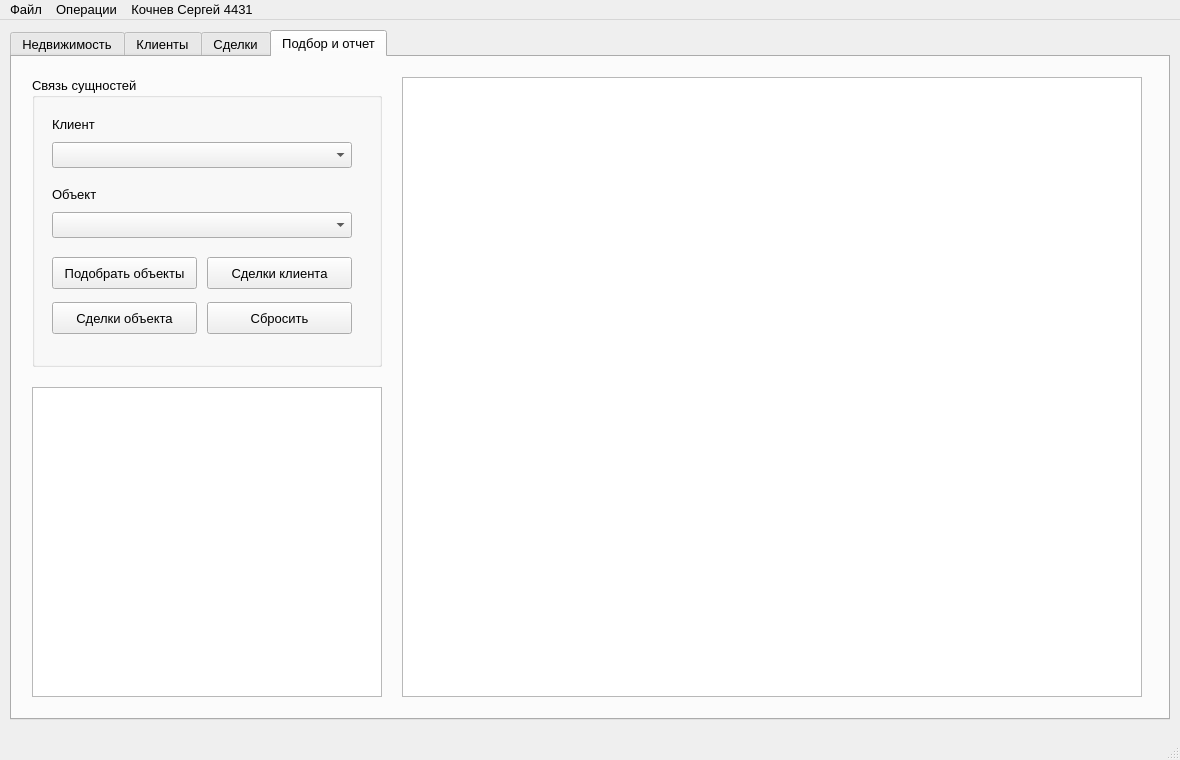
<?xml version="1.0" encoding="UTF-8"?>
<ui version="4.0">
 <class>MainWindow</class>
 <widget class="QMainWindow" name="MainWindow">
  <property name="geometry">
   <rect>
    <x>0</x>
    <y>0</y>
    <width>1180</width>
    <height>760</height>
   </rect>
  </property>
  <property name="font">
   <font>
    <pointsize>10</pointsize>
   </font>
  </property>
  <property name="windowTitle">
   <string>Агентство недвижимости</string>
  </property>
  <widget class="QWidget" name="centralwidget">
   <widget class="QTabWidget" name="tabWidget">
    <property name="geometry">
     <rect>
      <x>10</x>
      <y>10</y>
      <width>1160</width>
      <height>690</height>
     </rect>
    </property>
    <property name="currentIndex">
     <number>3</number>
    </property>
    <widget class="QWidget" name="tabProperty">
     <attribute name="title">
      <string>Недвижимость</string>
     </attribute>
     <widget class="QGroupBox" name="propertyFormGroup">
      <property name="geometry">
       <rect>
        <x>20</x>
        <y>20</y>
        <width>350</width>
        <height>360</height>
       </rect>
      </property>
      <property name="title">
       <string>Форма объекта недвижимости</string>
      </property>
      <widget class="QLabel" name="labelPropertyId">
       <property name="geometry">
        <rect>
         <x>20</x>
         <y>35</y>
         <width>120</width>
         <height>24</height>
        </rect>
       </property>
       <property name="text">
        <string>Код объекта</string>
       </property>
      </widget>
      <widget class="QSpinBox" name="propertyIdSpin">
       <property name="geometry">
        <rect>
         <x>160</x>
         <y>35</y>
         <width>160</width>
         <height>26</height>
        </rect>
       </property>
      </widget>
      <widget class="QLabel" name="labelPropertyType">
       <property name="geometry">
        <rect>
         <x>20</x>
         <y>75</y>
         <width>120</width>
         <height>24</height>
        </rect>
       </property>
       <property name="text">
        <string>Тип</string>
       </property>
      </widget>
      <widget class="QComboBox" name="propertyTypeCombo">
       <property name="geometry">
        <rect>
         <x>160</x>
         <y>75</y>
         <width>160</width>
         <height>26</height>
        </rect>
       </property>
      </widget>
      <widget class="QLabel" name="labelPropertyAddress">
       <property name="geometry">
        <rect>
         <x>20</x>
         <y>115</y>
         <width>120</width>
         <height>24</height>
        </rect>
       </property>
       <property name="text">
        <string>Адрес</string>
       </property>
      </widget>
      <widget class="QLineEdit" name="propertyAddressEdit">
       <property name="geometry">
        <rect>
         <x>160</x>
         <y>115</y>
         <width>160</width>
         <height>26</height>
        </rect>
       </property>
      </widget>
      <widget class="QLabel" name="labelPropertyRooms">
       <property name="geometry">
        <rect>
         <x>20</x>
         <y>155</y>
         <width>120</width>
         <height>24</height>
        </rect>
       </property>
       <property name="text">
        <string>Комнат</string>
       </property>
      </widget>
      <widget class="QSpinBox" name="propertyRoomsSpin">
       <property name="geometry">
        <rect>
         <x>160</x>
         <y>155</y>
         <width>160</width>
         <height>26</height>
        </rect>
       </property>
       <property name="value">
        <number>1</number>
       </property>
      </widget>
      <widget class="QLabel" name="labelPropertyArea">
       <property name="geometry">
        <rect>
         <x>20</x>
         <y>195</y>
         <width>120</width>
         <height>24</height>
        </rect>
       </property>
       <property name="text">
        <string>Площадь</string>
       </property>
      </widget>
      <widget class="QDoubleSpinBox" name="propertyAreaSpin">
       <property name="geometry">
        <rect>
         <x>160</x>
         <y>195</y>
         <width>160</width>
         <height>26</height>
        </rect>
       </property>
       <property name="suffix">
        <string> кв.м</string>
       </property>
      </widget>
      <widget class="QLabel" name="labelPropertyPrice">
       <property name="geometry">
        <rect>
         <x>20</x>
         <y>235</y>
         <width>120</width>
         <height>24</height>
        </rect>
       </property>
       <property name="text">
        <string>Цена</string>
       </property>
      </widget>
      <widget class="QSpinBox" name="propertyPriceSpin">
       <property name="geometry">
        <rect>
         <x>160</x>
         <y>235</y>
         <width>160</width>
         <height>26</height>
        </rect>
       </property>
       <property name="suffix">
        <string> руб.</string>
       </property>
      </widget>
      <widget class="QPushButton" name="btnAddProperty">
       <property name="geometry">
        <rect>
         <x>20</x>
         <y>285</y>
         <width>145</width>
         <height>32</height>
        </rect>
       </property>
       <property name="text">
        <string>Добавить</string>
       </property>
      </widget>
      <widget class="QPushButton" name="btnRemoveProperty">
       <property name="geometry">
        <rect>
         <x>175</x>
         <y>285</y>
         <width>145</width>
         <height>32</height>
        </rect>
       </property>
       <property name="text">
        <string>Удалить выбранный</string>
       </property>
      </widget>
     </widget>
     <widget class="QTableView" name="propertyTableView">
      <property name="geometry">
       <rect>
        <x>390</x>
        <y>20</y>
        <width>740</width>
        <height>620</height>
       </rect>
      </property>
     </widget>
    </widget>
    <widget class="QWidget" name="tabClient">
     <attribute name="title">
      <string>Клиенты</string>
     </attribute>
     <widget class="QGroupBox" name="clientFormGroup">
      <property name="geometry">
       <rect>
        <x>20</x>
        <y>20</y>
        <width>350</width>
        <height>330</height>
       </rect>
      </property>
      <property name="title">
       <string>Форма клиента</string>
      </property>
      <widget class="QLabel" name="labelClientId">
       <property name="geometry">
        <rect>
         <x>20</x>
         <y>35</y>
         <width>120</width>
         <height>24</height>
        </rect>
       </property>
       <property name="text">
        <string>Код клиента</string>
       </property>
      </widget>
      <widget class="QSpinBox" name="clientIdSpin">
       <property name="geometry">
        <rect>
         <x>160</x>
         <y>35</y>
         <width>160</width>
         <height>26</height>
        </rect>
       </property>
      </widget>
      <widget class="QLabel" name="labelClientName">
       <property name="geometry">
        <rect>
         <x>20</x>
         <y>75</y>
         <width>120</width>
         <height>24</height>
        </rect>
       </property>
       <property name="text">
        <string>ФИО</string>
       </property>
      </widget>
      <widget class="QLineEdit" name="clientNameEdit">
       <property name="geometry">
        <rect>
         <x>160</x>
         <y>75</y>
         <width>160</width>
         <height>26</height>
        </rect>
       </property>
      </widget>
      <widget class="QLabel" name="labelClientPhone">
       <property name="geometry">
        <rect>
         <x>20</x>
         <y>115</y>
         <width>120</width>
         <height>24</height>
        </rect>
       </property>
       <property name="text">
        <string>Телефон</string>
       </property>
      </widget>
      <widget class="QLineEdit" name="clientPhoneEdit">
       <property name="geometry">
        <rect>
         <x>160</x>
         <y>115</y>
         <width>160</width>
         <height>26</height>
        </rect>
       </property>
      </widget>
      <widget class="QLabel" name="labelClientNeed">
       <property name="geometry">
        <rect>
         <x>20</x>
         <y>155</y>
         <width>120</width>
         <height>24</height>
        </rect>
       </property>
       <property name="text">
        <string>Потребность</string>
       </property>
      </widget>
      <widget class="QComboBox" name="clientNeedTypeCombo">
       <property name="geometry">
        <rect>
         <x>160</x>
         <y>155</y>
         <width>160</width>
         <height>26</height>
        </rect>
       </property>
      </widget>
      <widget class="QLabel" name="labelClientBudget">
       <property name="geometry">
        <rect>
         <x>20</x>
         <y>195</y>
         <width>120</width>
         <height>24</height>
        </rect>
       </property>
       <property name="text">
        <string>Бюджет</string>
       </property>
      </widget>
      <widget class="QSpinBox" name="clientBudgetSpin">
       <property name="geometry">
        <rect>
         <x>160</x>
         <y>195</y>
         <width>160</width>
         <height>26</height>
        </rect>
       </property>
       <property name="suffix">
        <string> руб.</string>
       </property>
      </widget>
      <widget class="QPushButton" name="btnAddClient">
       <property name="geometry">
        <rect>
         <x>20</x>
         <y>250</y>
         <width>145</width>
         <height>32</height>
        </rect>
       </property>
       <property name="text">
        <string>Добавить</string>
       </property>
      </widget>
      <widget class="QPushButton" name="btnRemoveClient">
       <property name="geometry">
        <rect>
         <x>175</x>
         <y>250</y>
         <width>145</width>
         <height>32</height>
        </rect>
       </property>
       <property name="text">
        <string>Удалить выбранного</string>
       </property>
      </widget>
     </widget>
     <widget class="QTableView" name="clientTableView">
      <property name="geometry">
       <rect>
        <x>390</x>
        <y>20</y>
        <width>740</width>
        <height>620</height>
       </rect>
      </property>
     </widget>
    </widget>
    <widget class="QWidget" name="tabDeal">
     <attribute name="title">
      <string>Сделки</string>
     </attribute>
     <widget class="QGroupBox" name="dealFormGroup">
      <property name="geometry">
       <rect>
        <x>20</x>
        <y>20</y>
        <width>350</width>
        <height>420</height>
       </rect>
      </property>
      <property name="title">
       <string>Форма сделки</string>
      </property>
      <widget class="QLabel" name="labelDealId">
       <property name="geometry">
        <rect>
         <x>20</x>
         <y>35</y>
         <width>120</width>
         <height>24</height>
        </rect>
       </property>
       <property name="text">
        <string>Код сделки</string>
       </property>
      </widget>
      <widget class="QSpinBox" name="dealIdSpin">
       <property name="geometry">
        <rect>
         <x>160</x>
         <y>35</y>
         <width>160</width>
         <height>26</height>
        </rect>
       </property>
      </widget>
      <widget class="QLabel" name="labelDealClient">
       <property name="geometry">
        <rect>
         <x>20</x>
         <y>75</y>
         <width>120</width>
         <height>24</height>
        </rect>
       </property>
       <property name="text">
        <string>Клиент</string>
       </property>
      </widget>
      <widget class="QComboBox" name="dealClientCombo">
       <property name="geometry">
        <rect>
         <x>160</x>
         <y>75</y>
         <width>160</width>
         <height>26</height>
        </rect>
       </property>
      </widget>
      <widget class="QLabel" name="labelDealProperty">
       <property name="geometry">
        <rect>
         <x>20</x>
         <y>115</y>
         <width>120</width>
         <height>24</height>
        </rect>
       </property>
       <property name="text">
        <string>Объект</string>
       </property>
      </widget>
      <widget class="QComboBox" name="dealPropertyCombo">
       <property name="geometry">
        <rect>
         <x>160</x>
         <y>115</y>
         <width>160</width>
         <height>26</height>
        </rect>
       </property>
      </widget>
      <widget class="QLabel" name="labelDealOperation">
       <property name="geometry">
        <rect>
         <x>20</x>
         <y>155</y>
         <width>120</width>
         <height>24</height>
        </rect>
       </property>
       <property name="text">
        <string>Операция</string>
       </property>
      </widget>
      <widget class="QComboBox" name="dealOperationCombo">
       <property name="geometry">
        <rect>
         <x>160</x>
         <y>155</y>
         <width>160</width>
         <height>26</height>
        </rect>
       </property>
      </widget>
      <widget class="QLabel" name="labelDealDate">
       <property name="geometry">
        <rect>
         <x>20</x>
         <y>195</y>
         <width>120</width>
         <height>24</height>
        </rect>
       </property>
       <property name="text">
        <string>Дата</string>
       </property>
      </widget>
      <widget class="QDateEdit" name="dealDateEdit">
       <property name="geometry">
        <rect>
         <x>160</x>
         <y>195</y>
         <width>160</width>
         <height>26</height>
        </rect>
       </property>
      </widget>
      <widget class="QLabel" name="labelDealAmount">
       <property name="geometry">
        <rect>
         <x>20</x>
         <y>235</y>
         <width>120</width>
         <height>24</height>
        </rect>
       </property>
       <property name="text">
        <string>Сумма</string>
       </property>
      </widget>
      <widget class="QSpinBox" name="dealAmountSpin">
       <property name="geometry">
        <rect>
         <x>160</x>
         <y>235</y>
         <width>160</width>
         <height>26</height>
        </rect>
       </property>
       <property name="suffix">
        <string> руб.</string>
       </property>
      </widget>
      <widget class="QLabel" name="labelDealStatus">
       <property name="geometry">
        <rect>
         <x>20</x>
         <y>275</y>
         <width>120</width>
         <height>24</height>
        </rect>
       </property>
       <property name="text">
        <string>Статус</string>
       </property>
      </widget>
      <widget class="QComboBox" name="dealStatusCombo">
       <property name="geometry">
        <rect>
         <x>160</x>
         <y>275</y>
         <width>160</width>
         <height>26</height>
        </rect>
       </property>
      </widget>
      <widget class="QPushButton" name="btnAddDeal">
       <property name="geometry">
        <rect>
         <x>20</x>
         <y>335</y>
         <width>145</width>
         <height>32</height>
        </rect>
       </property>
       <property name="text">
        <string>Добавить</string>
       </property>
      </widget>
      <widget class="QPushButton" name="btnRemoveDeal">
       <property name="geometry">
        <rect>
         <x>175</x>
         <y>335</y>
         <width>145</width>
         <height>32</height>
        </rect>
       </property>
       <property name="text">
        <string>Удалить выбранную</string>
       </property>
      </widget>
     </widget>
     <widget class="QTableView" name="dealTableView">
      <property name="geometry">
       <rect>
        <x>390</x>
        <y>20</y>
        <width>740</width>
        <height>620</height>
       </rect>
      </property>
     </widget>
    </widget>
    <widget class="QWidget" name="tabSearch">
     <attribute name="title">
      <string>Подбор и отчет</string>
     </attribute>
     <widget class="QGroupBox" name="filterGroup">
      <property name="geometry">
       <rect>
        <x>20</x>
        <y>20</y>
        <width>350</width>
        <height>290</height>
       </rect>
      </property>
      <property name="title">
       <string>Связь сущностей</string>
      </property>
      <widget class="QLabel" name="labelFilterClient">
       <property name="geometry">
        <rect>
         <x>20</x>
         <y>35</y>
         <width>120</width>
         <height>24</height>
        </rect>
       </property>
       <property name="text">
        <string>Клиент</string>
       </property>
      </widget>
      <widget class="QComboBox" name="filterClientCombo">
       <property name="geometry">
        <rect>
         <x>20</x>
         <y>65</y>
         <width>300</width>
         <height>26</height>
        </rect>
       </property>
      </widget>
      <widget class="QLabel" name="labelFilterProperty">
       <property name="geometry">
        <rect>
         <x>20</x>
         <y>105</y>
         <width>120</width>
         <height>24</height>
        </rect>
       </property>
       <property name="text">
        <string>Объект</string>
       </property>
      </widget>
      <widget class="QComboBox" name="filterPropertyCombo">
       <property name="geometry">
        <rect>
         <x>20</x>
         <y>135</y>
         <width>300</width>
         <height>26</height>
        </rect>
       </property>
      </widget>
      <widget class="QPushButton" name="btnFindMatches">
       <property name="geometry">
        <rect>
         <x>20</x>
         <y>180</y>
         <width>145</width>
         <height>32</height>
        </rect>
       </property>
       <property name="text">
        <string>Подобрать объекты</string>
       </property>
      </widget>
      <widget class="QPushButton" name="btnShowClientDeals">
       <property name="geometry">
        <rect>
         <x>175</x>
         <y>180</y>
         <width>145</width>
         <height>32</height>
        </rect>
       </property>
       <property name="text">
        <string>Сделки клиента</string>
       </property>
      </widget>
      <widget class="QPushButton" name="btnShowPropertyDeals">
       <property name="geometry">
        <rect>
         <x>20</x>
         <y>225</y>
         <width>145</width>
         <height>32</height>
        </rect>
       </property>
       <property name="text">
        <string>Сделки объекта</string>
       </property>
      </widget>
      <widget class="QPushButton" name="btnResetFilter">
       <property name="geometry">
        <rect>
         <x>175</x>
         <y>225</y>
         <width>145</width>
         <height>32</height>
        </rect>
       </property>
       <property name="text">
        <string>Сбросить</string>
       </property>
      </widget>
     </widget>
     <widget class="QTextBrowser" name="summaryBrowser">
      <property name="geometry">
       <rect>
        <x>20</x>
        <y>330</y>
        <width>350</width>
        <height>310</height>
       </rect>
      </property>
     </widget>
     <widget class="QTableView" name="resultTableView">
      <property name="geometry">
       <rect>
        <x>390</x>
        <y>20</y>
        <width>740</width>
        <height>620</height>
       </rect>
      </property>
     </widget>
    </widget>
   </widget>
  </widget>
  <widget class="QMenuBar" name="menubar">
   <property name="geometry">
    <rect>
     <x>0</x>
     <y>0</y>
     <width>1180</width>
     <height>23</height>
    </rect>
   </property>
   <widget class="QMenu" name="menuFile">
    <property name="title">
     <string>Файл</string>
    </property>
    <addaction name="actionSeed"/>
    <addaction name="actionClear"/>
    <addaction name="separator"/>
    <addaction name="actionExit"/>
   </widget>
   <widget class="QMenu" name="menuReports">
    <property name="title">
     <string>Операции</string>
    </property>
    <addaction name="actionSummary"/>
   </widget>
   <widget class="QMenu" name="menu_4431">
    <property name="title">
     <string>Кочнев Сергей 4431</string>
    </property>
   </widget>
   <addaction name="menuFile"/>
   <addaction name="menuReports"/>
   <addaction name="menu_4431"/>
  </widget>
  <widget class="QStatusBar" name="statusbar"/>
  <action name="actionSeed">
   <property name="text">
    <string>Заполнить примером</string>
   </property>
  </action>
  <action name="actionClear">
   <property name="text">
    <string>Очистить данные</string>
   </property>
  </action>
  <action name="actionExit">
   <property name="text">
    <string>Выход</string>
   </property>
  </action>
  <action name="actionSummary">
   <property name="text">
    <string>Показать отчет</string>
   </property>
  </action>
 </widget>
 <resources/>
 <connections/>
</ui>
